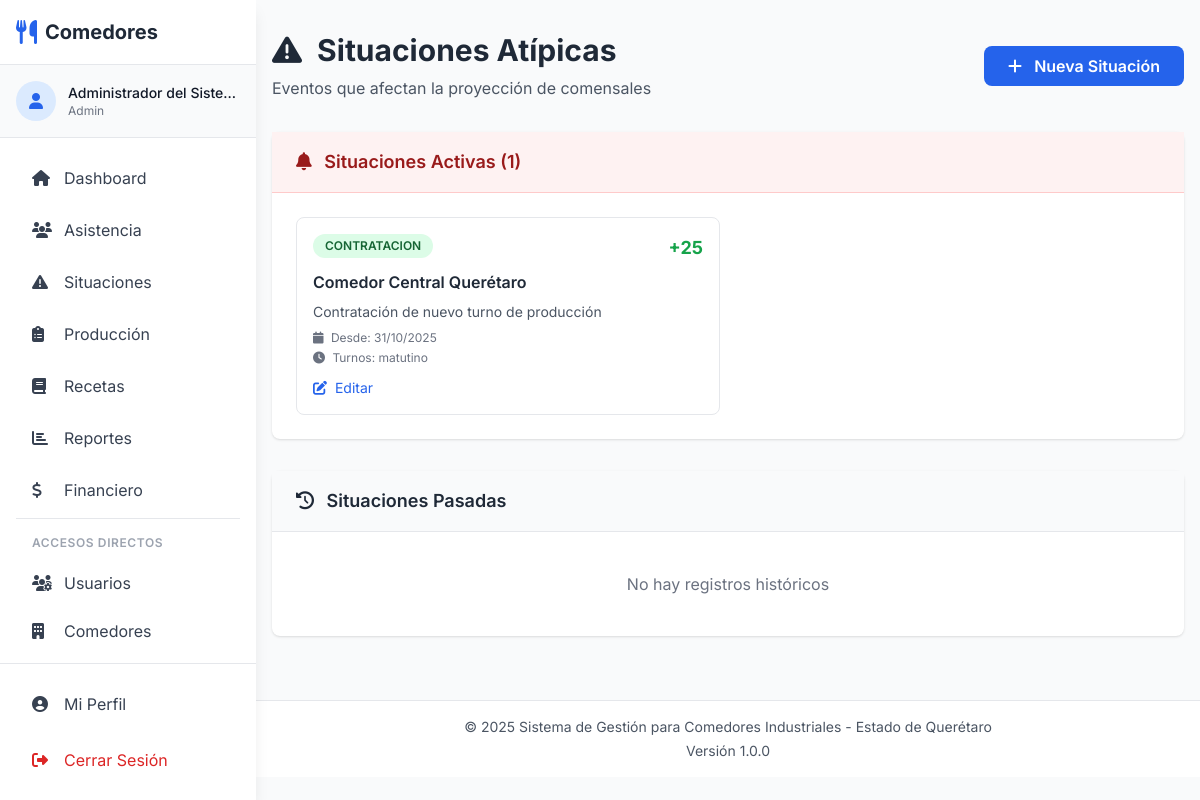
Page /situations (signed in) on the committed database.
### tables this page shows
CREATE TABLE IF NOT EXISTS situaciones_atipicas (
    id INT AUTO_INCREMENT PRIMARY KEY,
    comedor_id INT NOT NULL,
    tipo ENUM('contratacion', 'despido', 'incapacidad', 'evento_especial', 'dia_festivo', 'otro') NOT NULL,
    fecha_inicio DATE NOT NULL,
    fecha_fin DATE,
    impacto_comensales INT NOT NULL COMMENT 'Positive or negative number',
    descripcion TEXT NOT NULL,
    turnos_afectados VARCHAR(100),
    creado_por INT,
    fecha_creacion TIMESTAMP DEFAULT CURRENT_TIMESTAMP,
    FOREIGN KEY (comedor_id) REFERENCES comedores(id) ON DELETE CASCADE,
    FOREIGN KEY (creado_por) REFERENCES usuarios(id) ON DELETE SET NULL,
    INDEX idx_fecha (fecha_inicio, fecha_fin),
    INDEX idx_comedor (comedor_id)
);

CREATE TABLE IF NOT EXISTS comedores (
    id INT AUTO_INCREMENT PRIMARY KEY,
    nombre VARCHAR(100) NOT NULL,
    ubicacion VARCHAR(200) NOT NULL,
    ciudad VARCHAR(100) DEFAULT 'Querétaro',
    estado VARCHAR(50) DEFAULT 'Querétaro',
    capacidad_total INT NOT NULL,
    turnos_activos VARCHAR(100) DEFAULT 'matutino,vespertino,nocturno',
    activo TINYINT(1) DEFAULT 1,
    fecha_creacion TIMESTAMP DEFAULT CURRENT_TIMESTAMP,
    INDEX idx_ciudad (ciudad)
);

### app/views/situations/index.php (the view, shortened to what the rows shown need)
<?php require_once APP_PATH . '/views/layouts/header.php'; ?>
<?php require_once APP_PATH . '/views/layouts/nav.php'; ?>
<div class="container mx-auto px-4 py-8">
    <div class="mb-8 flex justify-between items-center">
        <div>
            <h1 class="text-3xl font-bold text-gray-800 mb-2">
                <i class="fas fa-exclamation-triangle mr-2"></i> Situaciones Atípicas
            </h1>
            <p class="text-gray-600">Eventos que afectan la proyección de comensales</p>
        </div>
        <?php if (in_array($_SESSION['user_role'], ['admin', 'coordinador'])): ?>
        <a href="<?php echo Router::url('/situations/create'); ?>" class="bg-blue-600 hover:bg-blue-700 text-white font-semibold py-2 px-6 rounded-lg">
            <i class="fas fa-plus mr-2"></i> Nueva Situación
        </a>
        <?php endif; ?>
    </div>
    <div class="bg-white rounded-lg shadow mb-8">
        <div class="px-6 py-4 bg-red-50 border-b border-red-200">
            <h3 class="text-lg font-semibold text-red-800">
                <i class="fas fa-bell mr-2"></i> Situaciones Activas (<?php echo count($activeSituations); ?>)
            </h3>
        </div>
        <div class="p-6">
            <?php if (empty($activeSituations)): ?>
                <p class="text-gray-500 text-center py-4">No hay situaciones activas</p>
            <?php else: ?>
                <div class="grid grid-cols-1 md:grid-cols-2 gap-4">
                    <?php foreach ($activeSituations as $sit): ?>
                    <div class="border border-gray-200 rounded-lg p-4 hover:shadow-lg transition">
                        <div class="flex justify-between items-start mb-2">
                            <span class="px-3 py-1 text-xs font-semibold rounded-full <?php
                                $colors = [
                                    'contratacion' => 'bg-green-100 text-green-800',
                                    'despido' => 'bg-red-100 text-red-800',
                                    'incapacidad' => 'bg-yellow-100 text-yellow-800',
                                    'evento_especial' => 'bg-blue-100 text-blue-800',
                                    'dia_festivo' => 'bg-purple-100 text-purple-800',
                                    'otro' => 'bg-gray-100 text-gray-800'
                                ];
                                echo $colors[$sit['tipo']] ?? 'bg-gray-100 text-gray-800';
                            ?>">
                                <?php echo strtoupper(str_replace('_', ' ', $sit['tipo'])); ?>
                            </span>
                            <span class="text-lg font-bold <?php echo $sit['impacto_comensales'] > 0 ? 'text-green-600' : 'text-red-600'; ?>">
                                <?php echo $sit['impacto_comensales'] > 0 ? '+' : ''; ?><?php echo $sit['impacto_comensales']; ?>
                            </span>
                        </div>
                        <h4 class="font-semibold text-gray-800 mb-2"><?php echo htmlspecialchars($sit['comedor']); ?></h4>
                        <p class="text-sm text-gray-600 mb-2"><?php echo htmlspecialchars($sit['descripcion']); ?></p>
                        <div class="text-xs text-gray-500 space-y-1">
                            <p><i class="fas fa-calendar mr-1"></i>
                                Desde: <?php echo date('d/m/Y', strtotime($sit['fecha_inicio'])); ?>
                            </p>
                            <?php if ($sit['turnos_afectados']): ?>
                            <p><i class="fas fa-clock mr-1"></i> Turnos: <?php echo htmlspecialchars($sit['turnos_afectados']); ?></p>
                            <?php endif; ?>
                        </div>
                        <?php if (in_array($_SESSION['user_role'], ['admin', 'coordinador'])): ?>
                        <div class="mt-3 flex space-x-2">
                            <a href="<?php echo Router::url('/situations/edit/' . $sit['id']); ?>" class="text-blue-600 hover:text-blue-700 text-sm">
                                <i class="fas fa-edit mr-1"></i> Editar
                            </a>
                        </div>
                        <?php endif; ?>
                    </div>
                    <?php endforeach; ?>
                </div>
            <?php endif; ?>
        </div>
    </div>
    <div class="bg-white rounded-lg shadow">
        <div class="px-6 py-4 bg-gray-50 border-b border-gray-200">
            <h3 class="text-lg font-semibold text-gray-800">
                <i class="fas fa-history mr-2"></i> Situaciones Pasadas
            </h3>
        </div>
        <div class="p-6">
            <?php if (empty($pastSituations)): ?>
                <p class="text-gray-500 text-center py-4">No hay registros históricos</p>
            <?php endif; ?>
        </div>
    </div>
</div>
<?php require_once APP_PATH . '/views/layouts/footer.php'; ?>

### app/Router.php (shortened to what the rows shown need)
<?php
class Router {
    private $routes = [];
    public function add($method, $path, $controller, $action) {
        $this->routes[] = [
            'method' => strtoupper($method),
            'path' => $path,
            'controller' => $controller,
            'action' => $action
        ];
    }
    public function dispatch() {
        $requestMethod = $_SERVER['REQUEST_METHOD'];
        $requestUri = $_SERVER['REQUEST_URI'];
        $requestUri = strtok($requestUri, '?');
        $scriptName = $_SERVER['SCRIPT_NAME'];
        $basePath = str_replace('/index.php', '', $scriptName);
        $requestPath = str_replace($basePath, '', $requestUri);
        foreach ($this->routes as $route) {
            if ($route['method'] === $requestMethod) {
                $pattern = $this->convertToRegex($route['path']);
                if (preg_match($pattern, $requestPath, $matches)) {
                    array_shift($matches);
                    $controllerName = $route['controller'];
                    $controllerFile = APP_PATH . '/controllers/' . $controllerName . '.php';
                    if (file_exists($controllerFile)) {
                        $controller = new $controllerName();
                        $action = $route['action'];
                        if (method_exists($controller, $action)) {
                            call_user_func_array([$controller, $action], $matches);
                            return;
                        } else {
                            $this->error404("Method $action not found in $controllerName");
                            return;
                        }
                    } else {
                        $this->error404("Controller file not found: $controllerFile");
                        return;
                    }
                }
            }
        }
    }
    private function convertToRegex($path) {
        $pattern = preg_replace('/\/:([^\/]+)/', '/([^/]+)', $path);
        return '#^' . $pattern . '$#';
    }
    public static function url($path = '') {
        return BASE_URL . $path;
    }
}

### rows in the picture
situaciones_atipicas: tipo "CONTRATACION", impacto_comensales "25", comedor.nombre "Comedor Central Querétaro", descripcion "Contratación de nuevo turno de producción", fecha_inicio "31/10/2025", turnos_afectados "matutino"

### other values in the picture
count($activeSituations) "1"
